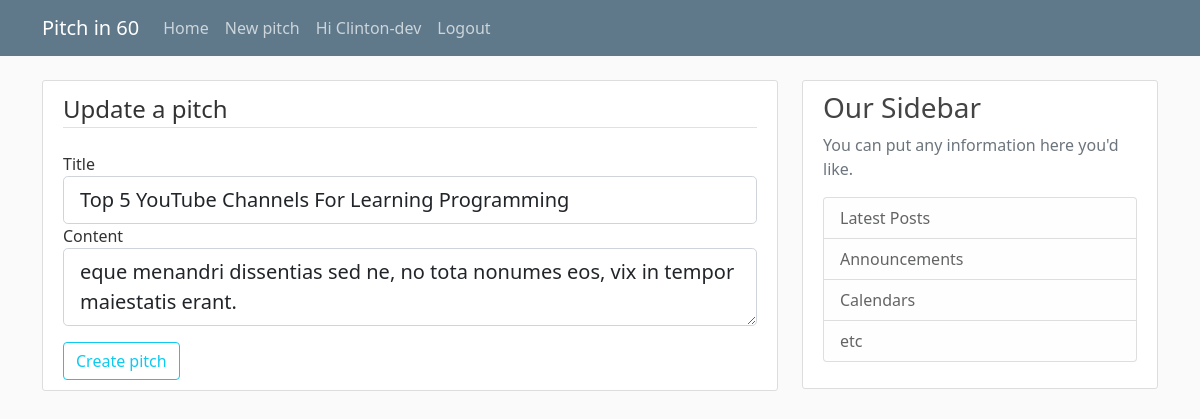
The app's page /pitch/update/9 (signed in) with its own data.
### pitch/models.py (models this page shows, shortened)
class User(db.Model, UserMixin):
    id = db.Column(db.Integer, primary_key=True)
    username = db.Column(db.String(20), unique=True, nullable=False)
    email = db.Column(db.String(120), unique=True, nullable=False)
    image_file = db.Column(db.String(20), nullable=False, default='default.png')
    password = db.Column(db.String(60), nullable=False)
    pitches = db.relationship('Pitch', backref='author', lazy=True)

class Pitch(db.Model):
    id = db.Column(db.Integer, primary_key=True)
    title = db.Column(db.String(100), nullable=False)
    date_posted = db.Column(db.DateTime, nullable=False, default=datetime.utcnow)
    content = db.Column(db.Text, nullable=False)
    user_id = db.Column(db.Integer, db.ForeignKey('user.id'), nullable=False)

### pitch/pitches/routes.py (the view)
@pitches.route("/pitch/update/<int:pitch_id>", methods=['POST','GET'])
@login_required
def update_pitch(pitch_id):
    pitch = Pitch.query.get_or_404(pitch_id)
    if current_user != pitch.author:
        abort(403)
    form = PitchForm()
    if form.validate_on_submit():
        pitch.title = form.title.data
        pitch.content = form.content.data
        db.session.commit()
        flash('Pitch updated successfully', 'success')
        return redirect(url_for('pitches.pitch', pitch_id=pitch.id))
    elif request.method == 'GET':
        form.title.data = pitch.title
        form.content.data = pitch.content
    return render_template("create_pitch.html", title="Update pitch", form = form, legend="Update a pitch")

### pitch/pitches/forms.py
class PitchForm(FlaskForm):
    title = StringField('Title', validators=[DataRequired()])
    content = TextAreaField('Content', validators=[DataRequired()])
    submit = SubmitField('Create pitch')

### pitch/models.py (called while the page is built)
@login_manager.user_loader
def load_user(user_id):
    return User.query.get(int(user_id))

### pitch/templates/create_pitch.html (shortened to what this page needs)
{% extends "layout.html" %}
{% block content %}
<div class="content-section">
    <form action="" method="post" enctype="multipart/form-data">
        <fieldset class="form-group">
            <legend class="border-bottom mb-4">{{ legend }}</legend>
            <div class="form-group">
                {{form.title.label(class="form-control-label")}}
                {% if form.title.errors%}
                    {{form.title(class="form-control form-control-lg is-invalid")}}
                    <div class="invalid-feedback">
                        {% for error in form.title.errors%}
                            <span>{{ error }}</span>
                        {% endfor %}
                    </div>
                {% else %}
                    {{form.title(class="form-control form-control-lg")}}
                {% endif %}
            </div>
            <div class="form-group mb-2">
                {{form.content.label(class="form-control-label")}}
                {% if form.content.errors%}
                    {{form.content(class="form-control form-control-lg is-invalid")}}
                    <div class="invalid-feedback">
                        {% for error in form.content.errors%}
                            <span>{{ error }}</span>
                        {% endfor %}
                    </div>
                {% else %}
                    {{form.content(class="form-control form-control-lg")}}
                {% endif %}
            </div>
        </fieldset>
        <div class="form-group">
            {{ form.submit(class="btn btn-outline-info mt-2")}}
        </div>
    </form>
</div>
{% endblock content %}

### pitch/templates/layout.html (shortened to what this page needs)
<!DOCTYPE html>
<html lang="en">
<head>
    <link href="https://cdn.jsdelivr.net/npm/bootstrap@5.0.2/dist/css/bootstrap.min.css" rel="stylesheet">
    <link rel="stylesheet" href="{{url_for('static', filename='styles.css')}}">
</head>
<body>
    <header class="site-header">
        <nav class="navbar navbar-expand-md navbar-dark bg-steel fixed-top">
          <div class="container">
            <a class="navbar-brand mr-4" href="{{url_for('main.index')}}">Pitch in 60</a>
            <div class="collapse navbar-collapse" id="navbarToggle">
              <div class="navbar-nav mr-auto">
                <a class="nav-item nav-link" href="{{url_for('main.index')}}">Home</a>
              </div>
              <div class="navbar-nav">
                {% if current_user.is_authenticated %}
                <a class="nav-item nav-link" href="{{url_for('pitches.new_pitch')}}"> New pitch </a>
                  <a class="nav-item nav-link" href="{{url_for('users.account')}}"> Hi {{ current_user.username }} </a>
                  <a class="nav-item nav-link" href="{{url_for('users.logout')}}">Logout</a>
                {% else %}
                  <a class="nav-item nav-link" href="{{url_for('users.login')}}">Login</a>
                  <a class="nav-item nav-link" href="{{url_for('users.signup')}}">Signup</a>
                {% endif %}
              </div>
            </div>
          </div>
        </nav>
      </header>
      <main role="main" class="container">
        <div class="row">
          <div class="col-md-8">
            {% block content %}{% endblock %}
          </div>
          <div class="col-md-4">
            <div class="content-section">
              <h3>Our Sidebar</h3>
              <p class='text-muted'>You can put any information here you'd like.
                <ul class="list-group">
                  <li class="list-group-item list-group-item-light">Latest Posts</li>
                  <li class="list-group-item list-group-item-light">Announcements</li>
                  <li class="list-group-item list-group-item-light">Calendars</li>
                  <li class="list-group-item list-group-item-light">etc</li>
                </ul>
              </p>
            </div>
          </div>
        </div>
      </main>
</body>
</html>

### pitch/static/styles.css (style rules this page uses)
body { background: #fafafa; color: #333333; margin-top: 5rem; }
h1, h2, h3, h4, h5, h6 { color: #444444; }
.bg-steel { background-color: #5f788a; }
.site-header .navbar-nav .nav-link { color: #cbd5db; }
.content-section { background: #ffffff; padding: 10px 20px; border: 1px solid #dddddd; border-radius: 3px; margin-bottom: 20px; }

### records on screen
User: username "Clinton-dev"
Pitch: title "Top 5 YouTube Channels For Learning Programming", content "eque menandri dissentias sed ne, no tota nonumes eos, vix in tempor maiestatis erant."

### other values on screen
{{ legend }} "Update a pitch"
